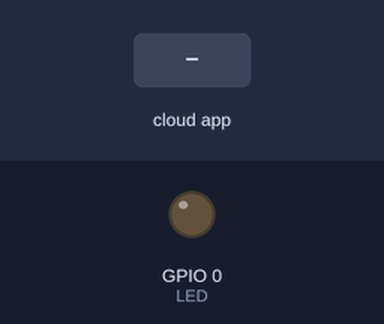
The sketch below on a simulated ESP8266 (NodeMCU). Parts: output pins drawn as LEDs (lit = HIGH). Inputs (shaded band) come from the test bench. WiFi joins after 1.5 s; servers stay silent unless stated; no MQTT or app messages arrive unless stated; what the sketch prints to the serial monitor is not drawn.

Above: at 2.7 s.
2.8 s: the phone or cloud app sets scheda to OFF
At 3.5 s:
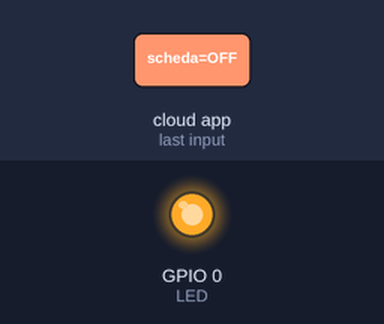
4.3 s: the phone or cloud app sets scheda to ON
At 5.4 s:
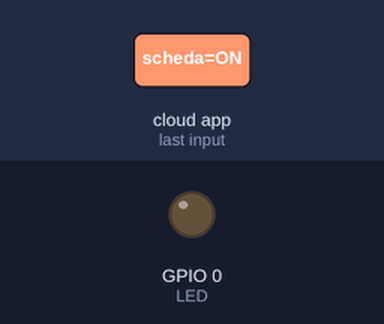
Timing chart, 0 to 7.3 s (numbered marks = the images above; inputs shaded):
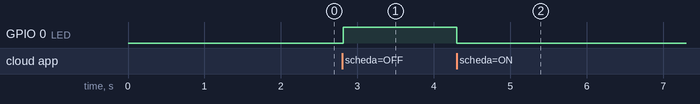

The sketch:

mqtt_service.ino
```cpp
#include <ESP8266WiFi.h>
#include "Adafruit_MQTT.h"
#include "Adafruit_MQTT_Client.h"

#define LED 0


#define WLAN_SSID       "nome_wifi"
#define WLAN_PASS       "password"


#define AIO_SERVER      "io.adafruit.com"
#define AIO_SERVERPORT  1883
#define AIO_USERNAME    "nome-utente"
#define AIO_KEY         "aiokey-ioadafruit"


WiFiClient client;

Adafruit_MQTT_Client mqtt(&client, AIO_SERVER, AIO_SERVERPORT, AIO_USERNAME, AIO_USERNAME, AIO_KEY);

Adafruit_MQTT_Subscribe onoffbutton = Adafruit_MQTT_Subscribe(&mqtt, AIO_USERNAME "/feeds/scheda");

void MQTT_connect();

void setup() {
  pinMode(LED, OUTPUT);

  Serial.begin(9600);
  delay(10);

  Serial.println(F("Adafruit MQTT demo"));
  Serial.println(); Serial.println();
  Serial.print("Connecting to ");
  Serial.println(WLAN_SSID);

  WiFi.begin(WLAN_SSID, WLAN_PASS);
  while (WiFi.status() != WL_CONNECTED) {
    delay(500);
    Serial.print(".");
  }
  Serial.println();

  Serial.println("WiFi connected");
  Serial.println("IP address: "); Serial.println(WiFi.localIP());

  mqtt.subscribe(&onoffbutton);

}

uint32_t x=0;

void loop() {

  MQTT_connect();

  Adafruit_MQTT_Subscribe *subscription;
  while ((subscription = mqtt.readSubscription(5000))) {
    if (subscription == &onoffbutton) {
      Serial.print(F("On-Off button: "));
      Serial.println((char *)onoffbutton.lastread);

      digitalWrite(LED, (int)onoffbutton.lastread);

      if (strcmp((char *)onoffbutton.lastread, "ON")) {
        digitalWrite(LED, HIGH);
      }
      if (strcmp((char *)onoffbutton.lastread, "OFF")) {
        digitalWrite(LED, LOW);
      }
    }

  }

  if(! mqtt.ping()) {
    mqtt.disconnect();
  }

}

void MQTT_connect() {
  int8_t ret;

  if (mqtt.connected()) {
    return;
  }

  Serial.print("Connecting to MQTT... ");

  uint8_t retries = 3;
  while ((ret = mqtt.connect()) != 0) {
       Serial.println(mqtt.connectErrorString(ret));
       Serial.println("Retrying MQTT connection in 5 seconds...");
       mqtt.disconnect();
       delay(5000);
       retries--;
       if (retries == 0) {

         while (1);
       }
  }
  Serial.println("MQTT Connected!");
}
```

Measured:
- after the input at 2.8 s, GPIO 0 (LED): LOW → HIGH at once
- after the input at 4.3 s, GPIO 0 (LED): HIGH → LOW at once
